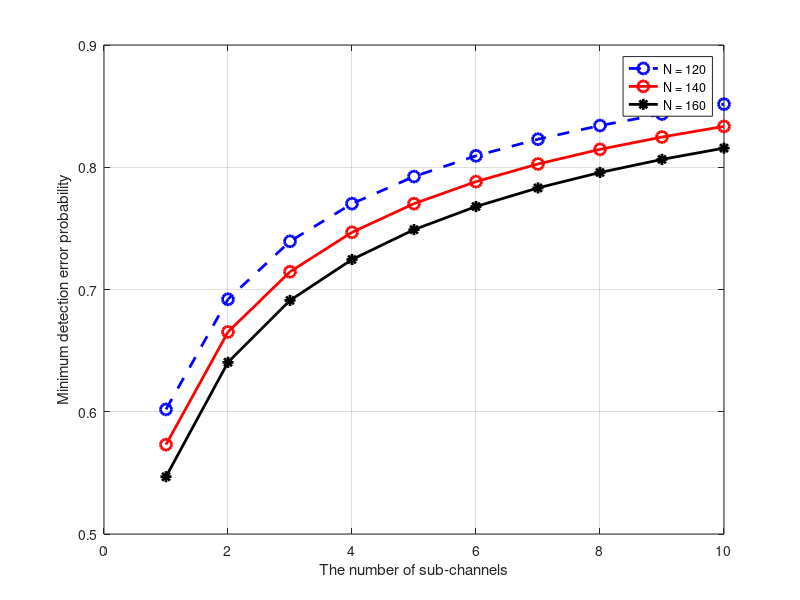
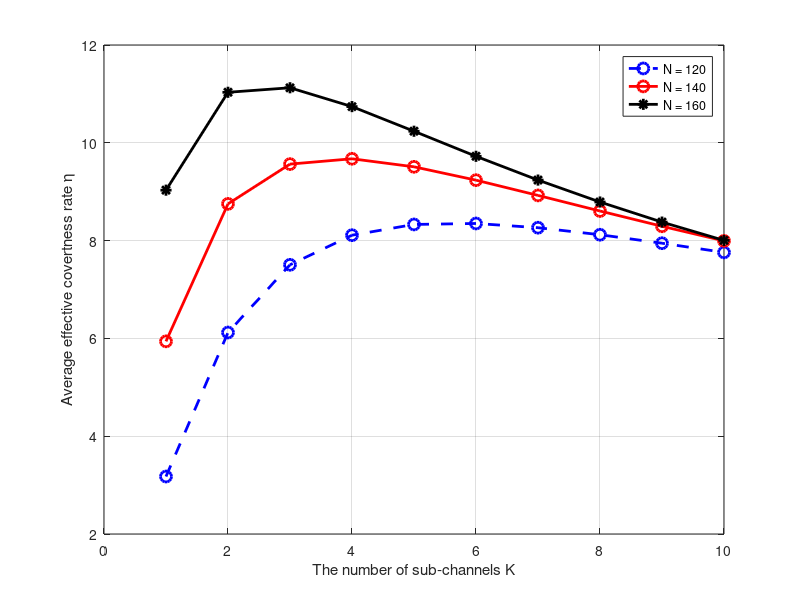

Recreate these plots in MATLAB, in order.
clc;
clearvars;

global Pmax sigmaW2 Kmax D epsilon sigmaB2
Pmax = 10^17;
Pa = 10^-4.4;

sigmaW2 = 10^-3.4; 
sigmaB2 = 10^-3.4; 

Kmax = 10;
K = 1:Kmax;
N_list = [120, 140, 160];
D = 12;
epsilon = 0.003;

%Hàm incomplete gamma
gamma_inc = @(a,x) gammainc(x,a,'lower') * gamma(a);

%Hàm Q(x)
Q = @(x) 0.5*erfc(x./sqrt(2));

%Mảng kết quả
tau_star = zeros(length(N_list), Kmax);
PE_star = zeros(length(N_list), Kmax);
Pa_star = zeros(length(N_list), Kmax);
eta = zeros(length(N_list), Kmax);



for n = 1:length(N_list)
    N = N_list(n); 
    R = D/N;

  for k = 1:Kmax
    f = @(tau) tau ...
        - ((Pa + sigmaW2)*sigmaW2 / Pa) * log((Pa + sigmaW2)/sigmaW2) ...
        - ((Pa + sigmaW2)*sigmaW2 / (N * Pa)) * ...
        log(k - (k-1)*gamma_inc(N, N*tau/(Pa + sigmaW2)) / gamma_inc(N, N*tau/sigmaW2));

    %tìm tau*
    tau0 = 0.1;
    tau_star(n,k) = fsolve(f, tau0);
    %disp([tau_star(n,k)]);
    
    %Tính P_E*
    A = gamma_inc(N, N*tau_star(n,k)/sigmaW2)/gamma(N);
    B = gamma_inc(N, N*tau_star(n,k)/(Pa+sigmaW2))/gamma(N);
    PE_star(n, k) = 1 - A^k*(1 - B/A);




    %tìm P_epsilon
    g = @(P_epsilon) 1 - (gamma_inc(N, N*tau_star(n,k)/sigmaW2)/gamma(N))^k...
        *(1 - gamma_inc(N, N*tau_star(n,k)/(P_epsilon+sigmaW2))/gamma_inc(N, N*tau_star(n,k)/sigmaW2))...
        -(1 - epsilon);

    P0 = 0.00000001;
    P_epsilon0 = fsolve(g, P0);
    disp(P_epsilon0);
  %Tìm Pa_star
    if(P_epsilon0 > Pmax)
        Pa_star(n, k) = Pmax;
    else
        Pa_star(n, k) = P_epsilon0;
    end
   %Tính eta
     SNR = Pa_star(n,k) / sigmaB2;
     DELTA = Q((sqrt(N)*(SNR + 1)*log(SNR+1)-R)/sqrt(SNR*(SNR+2)));
     eta(n,k) = 3000*R*(1-DELTA)/k;

   end
end

%Vẽ P_E*
figure;
plot(K, PE_star(1,:), 'b--o', 'LineWidth', 2, 'MarkerSize', 8); hold on;
plot(K, PE_star(2,:), 'r-o', 'LineWidth', 2, 'MarkerSize', 8); 
plot(K, PE_star(3,:), 'k-*', 'LineWidth', 2, 'MarkerSize', 8);
xlabel('The number of sub-channels');
ylabel('Minimum detection error probability');
legend('N = 120', 'N = 140', 'N = 160');
grid on; 


%Vẽ eta
figure;
plot(K, eta(1,:), 'b--o', 'LineWidth', 2, 'MarkerSize', 8); hold on;
plot(K, eta(2,:), 'r-o', 'LineWidth', 2, 'MarkerSize', 8);  
plot(K, eta(3,:), 'k-*', 'LineWidth', 2, 'MarkerSize', 8);
xlabel('The number of sub-channels K');
ylabel('Average effective covertness rate η');
legend('N = 120', 'N = 140', 'N = 160');
grid on;